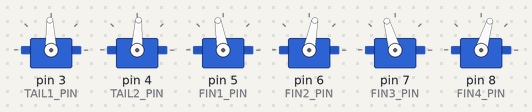
A sketch run on a simulated Arduino Uno, built with avr-gcc and run on an emulated ATmega328P. On the bench: 6 × servo.

Above: at 10.05 s.
At 10.4 s:
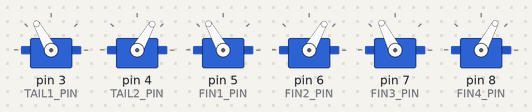
At 10.6 s:
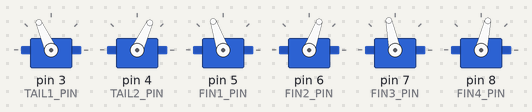
At 10.8 s:
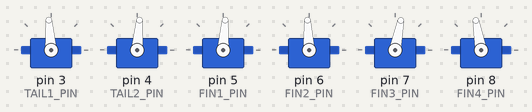
At 11.15 s:
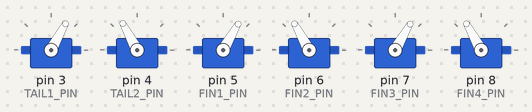
At 11.55 s:
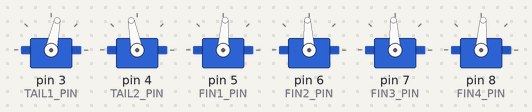
Timing chart, 0 to 13.8 s (numbered marks = the images above):
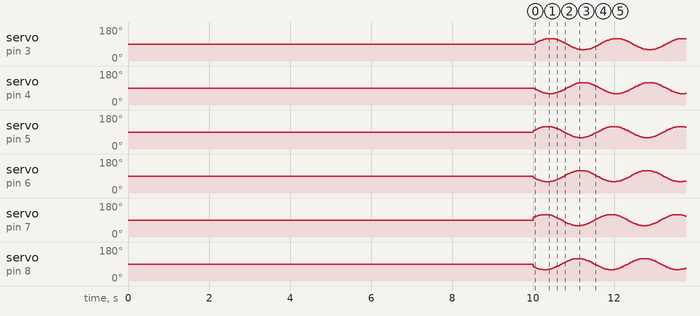

The sketch:

_________.ino
```cpp
#include <Servo.h>

// 서보모터 핀 번호
#define TAIL1_PIN 3
#define TAIL2_PIN 4
#define FIN1_PIN 5
#define FIN2_PIN 6
#define FIN3_PIN 7
#define FIN4_PIN 8

// 물결 모양 생성에 사용되는 변수
float time = 0;
float tail_angle = 0;
float fin1_angle = 0;
float fin2_angle = 0;
float fin3_angle = 0;
float fin4_angle = 0;

// 서보모터 객체 생성
Servo tail1;
Servo tail2;
Servo fin1;
Servo fin2;
Servo fin3;
Servo fin4;

void setup() {
  // 서보모터 핀 초기화
  tail1.attach(TAIL1_PIN);
  tail2.attach(TAIL2_PIN);
  fin1.attach(FIN1_PIN);
  fin2.attach(FIN2_PIN);
  fin3.attach(FIN3_PIN);
  fin4.attach(FIN4_PIN);
  delay(10000);
}

void loop() {
  // 물결 모양 생성
  tail_angle = sin(time) * 30;
  fin1_angle = sin(time + 0.25) * 30;
  fin2_angle = sin(time + 0.5) * 30;
  fin3_angle = sin(time + 0.75) * 30;
  fin4_angle = sin(time + 1) * 30;

  // 서보모터 각도 설정
  tail1.write(tail_angle + 90);
  tail2.write(-tail_angle + 90);
  fin1.write(fin1_angle + 90);
  fin2.write(-fin1_angle + 90);
  fin3.write(fin2_angle + 90);
  fin4.write(-fin2_angle + 90);

  // 시간 증가
  time += 0.1;
  delay(25);
}
```
